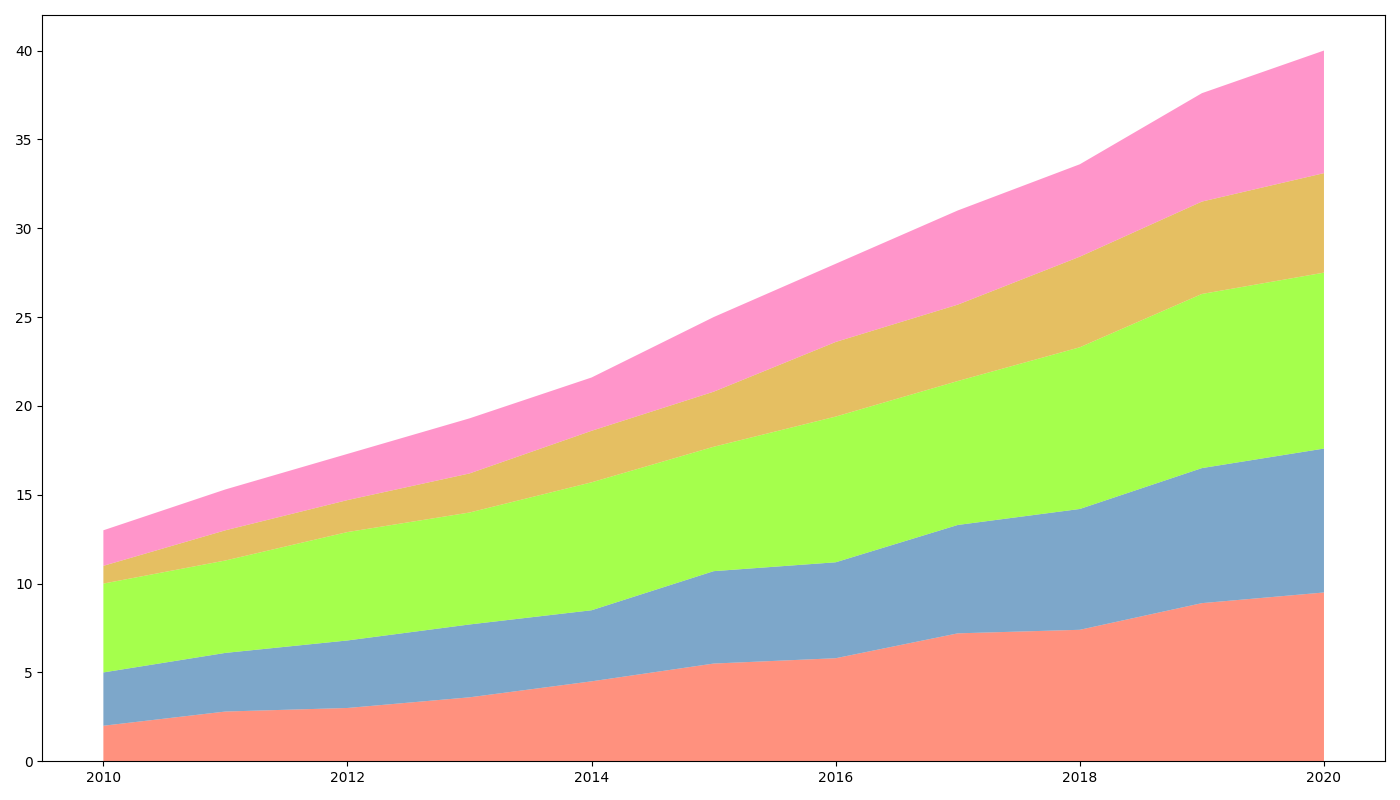

Python code for this plot:
import matplotlib.pyplot as plt
import numpy as np

years = np.arange(2010, 2021)

fantasy_readership = [2, 2.8, 3, 3.6, 4.5, 5.5, 5.8, 7.2, 7.4, 8.9, 9.5]
mystery_readership = [3, 3.3, 3.8, 4.1, 4, 5.2, 5.4, 6.1, 6.8, 7.6, 8.1]
non_fiction_readership = [5, 5.2, 6.1, 6.3, 7.2, 7, 8.2, 8.1, 9.1, 9.8, 9.9]
romance_readership = [1, 1.7, 1.8, 2.2, 2.9, 3.1, 4.2, 4.3, 5.1, 5.2, 5.6]
sci_fi_readership = [2, 2.3, 2.6, 3.1, 3, 4.2, 4.4, 5.3, 5.2, 6.1, 6.9]

readership_data = np.vstack([fantasy_readership, mystery_readership, non_fiction_readership, romance_readership, sci_fi_readership])

fig, ax = plt.subplots(figsize=(14, 8))

ax.stackplot(years, readership_data, colors=['#ff6347', '#4682b4', '#7fff00', '#daa520', '#ff69b4'], alpha=0.7)

plt.tight_layout()

plt.show()
